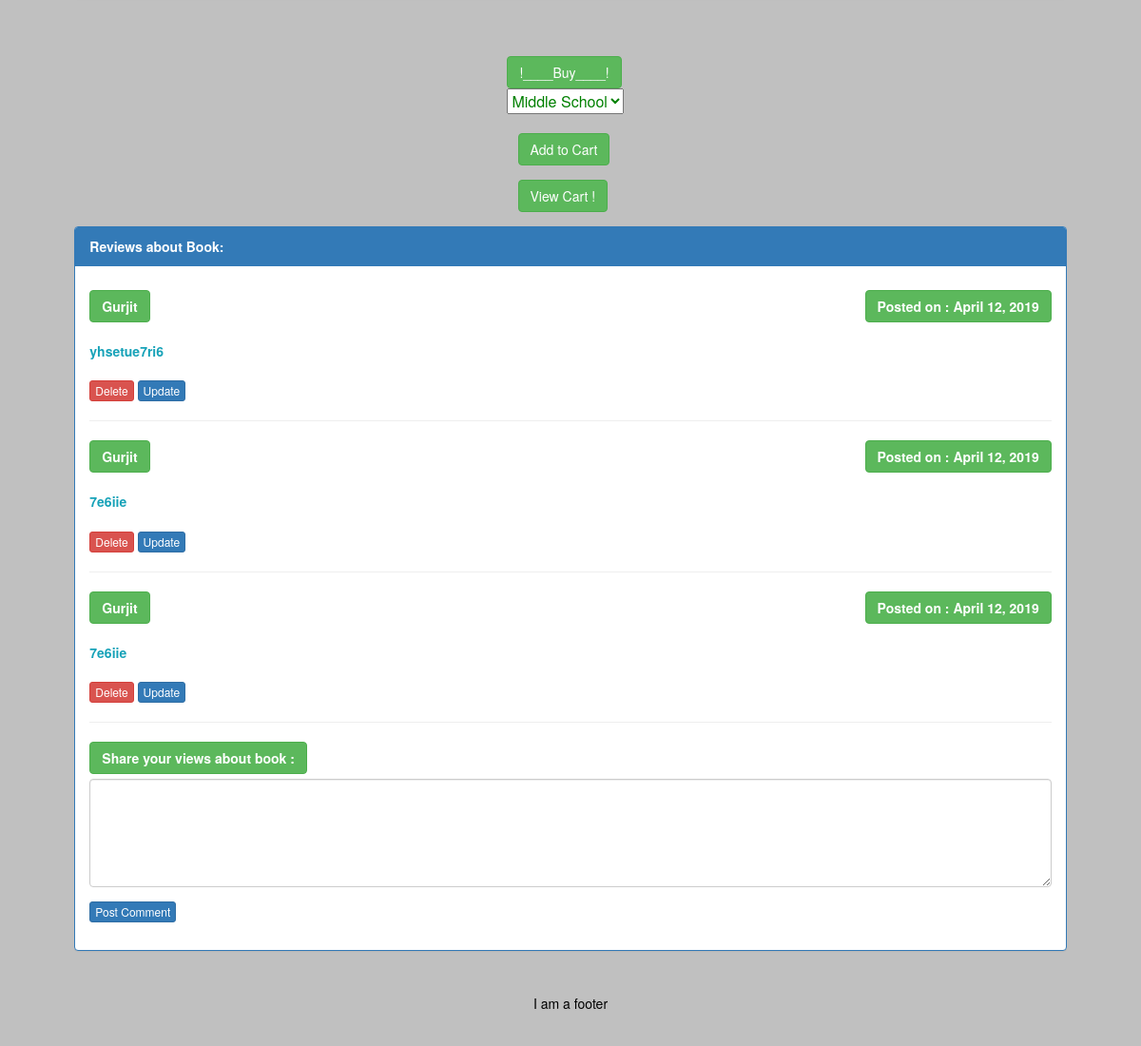
Page /book?id=2 (signed in, lower part) on the earlier database version.
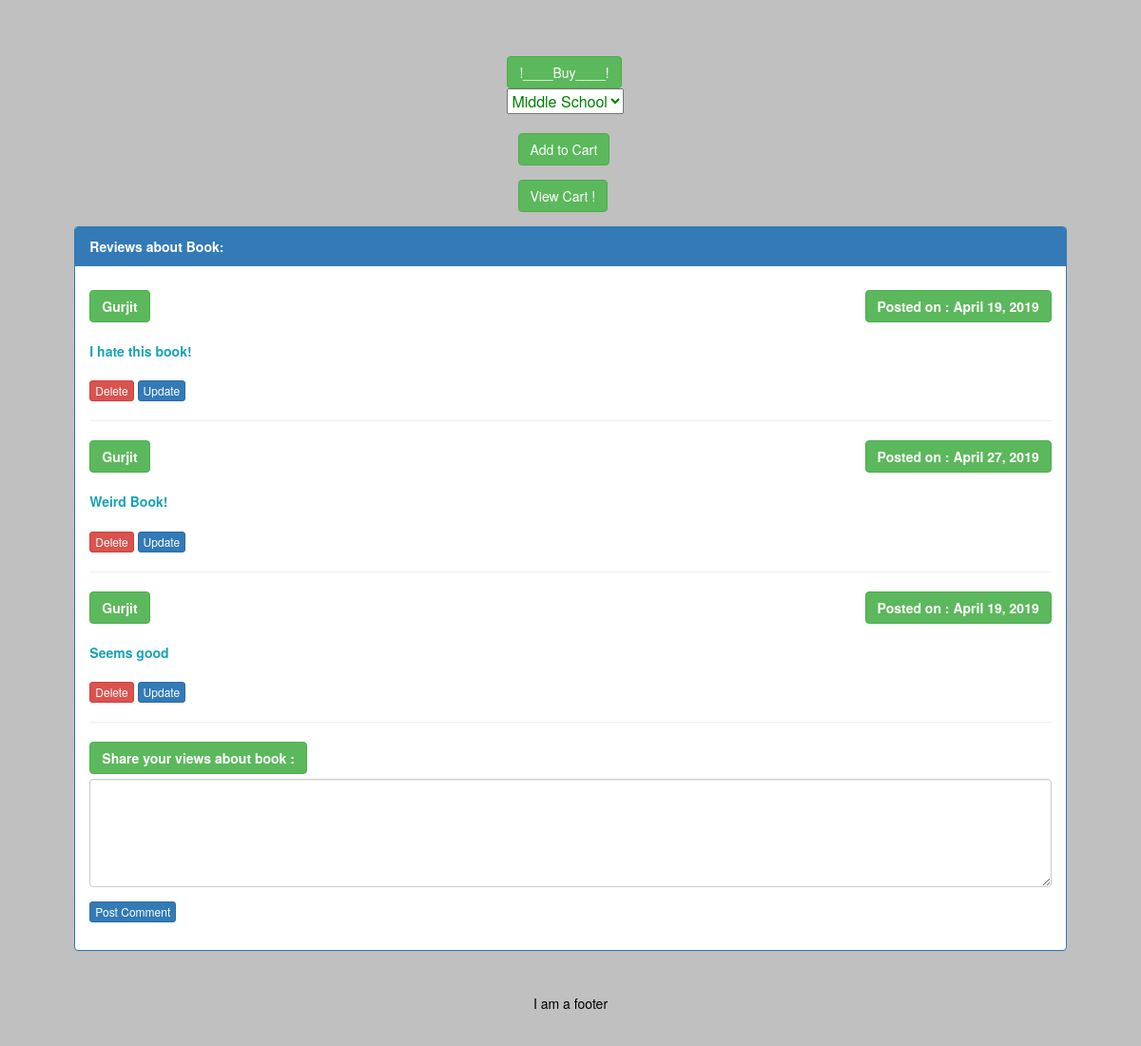
Same page on the later database version.
### app/models.py (models this page shows, shortened)
class Post(db.Model):
    id = db.Column(db.Integer, primary_key=True)
    body = db.Column(db.String(350))
    timestamp = db.Column(db.DateTime, index=True, default=datetime.utcnow)
    user_id = db.Column(db.Integer, db.ForeignKey('user.id'))
    book_id=db.Column(db.Integer, db.ForeignKey('book.id'))

class User(UserMixin,db.Model):
    id = db.Column(db.Integer, primary_key=True)
    username = db.Column(db.String(64), index=True, unique=True)
    email = db.Column(db.String(120), index=True, unique=True)
    password_hash = db.Column(db.String(128))
    key=db.Column(db.String(130))
    posts = db.relationship('Post', backref='author', lazy='dynamic')

### app/routes.py (the view)
@app.route('/book')
@login_required
def book():
   id=request.args.get('id')
   posts=Post.query.all()
   book=Book.query.filter_by(id=id).first()
   return render_template('book.html',posts=posts,book=book,id=int(id))

### app/models.py (called while the page is built)
@login.user_loader
def load_user(id):
    return User.query.get(int(id))

### app/templates/book.html (shortened to what this page needs)
{% extends "base.html" %}
{% block content %}
 <div class="container">
    <img src="{{book.url}}" style="border:8px solid white;padding:5px" class="rounded mx-auto d-block" class="img-rounded"   alt=book image height=350px" width="300px"><br>
<br><br>
<form target="paypal" action="https://www.paypal.com/cgi-bin/webscr" method="post">
  <table style="color:green;margin-left:44%">
  <tr><td><input type="hidden" name="on0" value="Buy"><button class="btn btn-success" >!____Buy____!</button></td></tr><tr><td><select name="os0"><br>
    <br><option value="{{book.title}}"><b>{{book.title}}</b></option>
  </select> </td></tr>
  </table><br>
  <div style="padding-left:45%"><button class="btn btn-success" type="submit">Add to Cart</button></div>
 </form>
  <form target="paypal" action="https://www.paypal.com/cgi-bin/webscr" method="post" >
    <div style="padding-left:45%"><button class="btn btn-success" type="submit" >View Cart  !</button></div>
    </form>
    <div class ="panel panel-primary" style="margin-left:3%;margin-right:3%">
      <div class="panel-heading" ><b>Reviews about Book:</b></div>
      <div class="panel-body">
        <div class="text-left">
      {% for post in posts %}
      {% if (post.review.id == id) %}
   <button type="button" class="btn btn-success"><b>{{post.author.username}}</b></button><button type="button" class="btn btn-success" style="float:right"><b>Posted on : {{post.timestamp.strftime("%B %d, %Y")}}</b></button><br><br><span class="text-info"><b>{{post.body}}</b></span><br>
   {%if (current_user.username == post.author.username) %}
   <br>
   <a href="/delete?id={{post.id}}&bookId={{id}}"><button type="button" class="btn btn-danger btn-xs">Delete</button></a>
   <a href="/update?id={{post.id}}&bookId={{id}}" ><button type="button" class="btn btn-primary btn-xs">Update</button></a>
     {% endif %}
     <hr class="style6">
     {% endif %}
   {% endfor %}
   <form action="/add?bookId={{id}}" method="POST">
    <div class="form-group">
      <label for="comment">  <button type="button" class="btn btn-success"><b>Share your views about book :</b></button></button></label>
      <textarea class="form-control" rows="5" name="body"></textarea>
    </div>
    <button type="Submit" class="btn btn-primary btn-xs" style="color:white">Post Comment</button>
   </form>
   </div>
  </div>
</div>
{% endblock %}

Differences in the rows shown:
removed Post: author.username "Gurjit", timestamp "April 12, 2019", body "yhsetue7ri6"
changed Post: timestamp "April 12, 2019" → "April 19, 2019"; body "7e6iie" → "I hate this book!"
changed Post: timestamp "April 12, 2019" → "April 27, 2019"; body "7e6iie" → "Weird Book!"
added Post: author.username "Gurjit", timestamp "April 19, 2019", body "Seems good"
